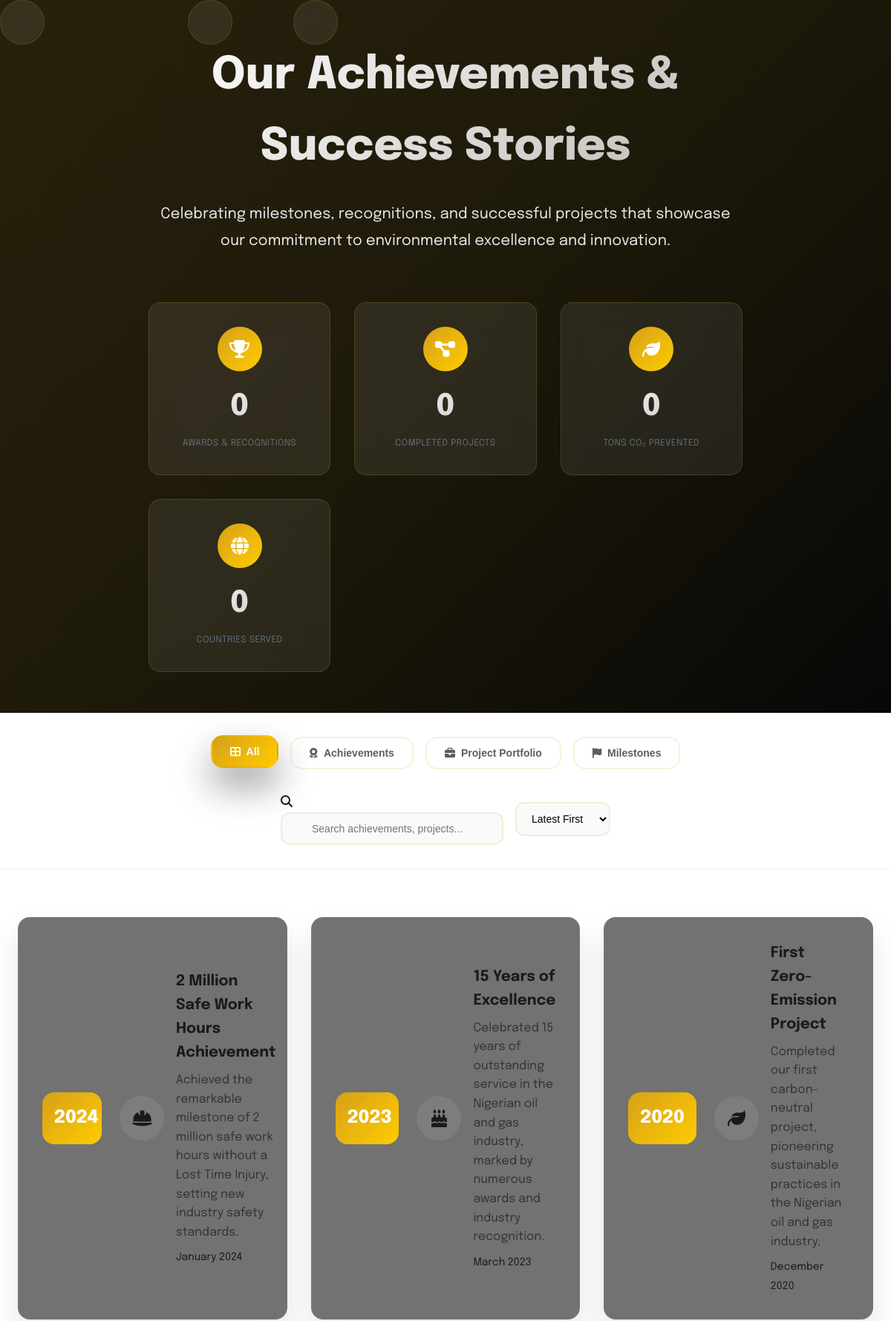
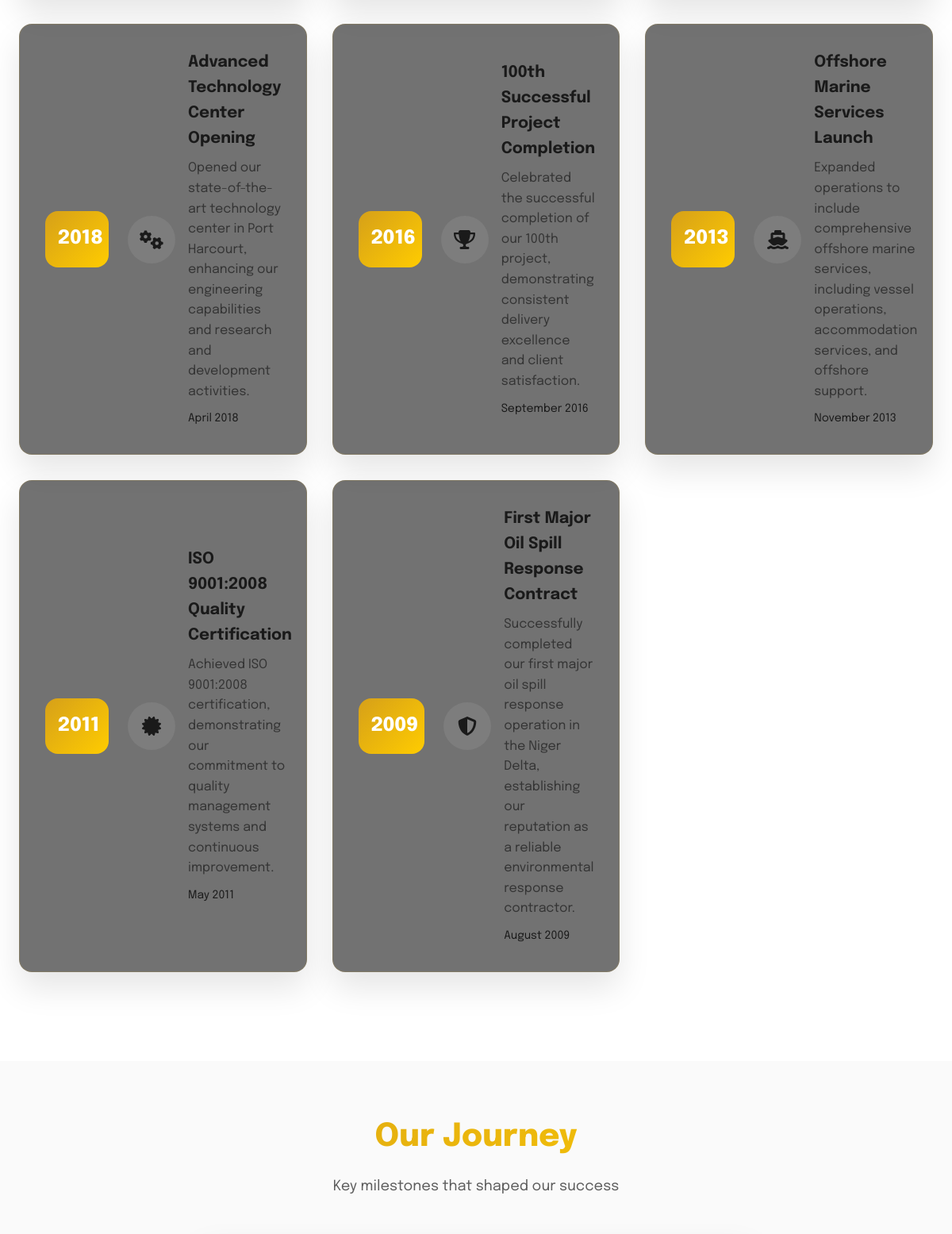
Page /achievements/ (upper part) on the committed database (2 pictures, top to bottom).
### axflo_app/models.py (models this page shows, shortened)
class CompanyMilestone(models.Model):
    title = models.CharField(max_length=200)
    description = models.TextField()
    milestone_date = models.DateField()
    milestone_year = models.IntegerField()
    icon = models.CharField(max_length=50, blank=True, help_text="Font Awesome icon class")
    image = models.ImageField(upload_to='milestones/', blank=True)
    display_order = models.IntegerField(default=0)
    featured = models.BooleanField(default=False)
    class Meta:
        ordering = ['-milestone_date']

### axflo_app/views.py (the view)
# urls.py: path('achievements/', views.achievements, name='achievements'),
def achievements(request):
    from django.db.models import Count, Q
    featured_achievements = Achievement.objects.filter(
        status='ACTIVE',
        featured=True
    ).select_related('category').order_by('display_order', '-achievement_date')[:3]
    achievements = Achievement.objects.filter(
        status='ACTIVE'
    ).select_related('category').order_by('-achievement_date', 'display_order')
    portfolio_projects = ProjectPortfolio.objects.filter(
        status__in=['FEATURED', 'STANDARD']
    ).order_by('-completion_date', 'display_order')
    milestones = CompanyMilestone.objects.all().order_by('-milestone_date', 'display_order')
    featured_milestones = milestones.filter(featured=True)[:5]
    total_achievements = achievements.count()
    completed_projects = portfolio_projects.filter(status='STANDARD').count() + portfolio_projects.filter(status='FEATURED').count()
    environmental_impact = 0
    for achievement in achievements:
        if achievement.impact_metrics and 'co2_reduced' in achievement.impact_metrics:
            try:
                environmental_impact += int(achievement.impact_metrics['co2_reduced'])
            except (ValueError, TypeError):
                pass
    for project in portfolio_projects:
        if project.environmental_impact and 'co2_prevented' in project.environmental_impact:
            try:
                environmental_impact += int(project.environmental_impact['co2_prevented'])
            except (ValueError, TypeError):
                pass
    countries_served = 15  # This could be calculated from project locations
    achievements_json = json.dumps([{
        'id': achievement.id,
        'title': achievement.title,
        'description': achievement.description,
        'short_description': achievement.short_description,
        'achievement_type': achievement.achievement_type,
        'category': {
            'name': achievement.category.name,
            'color': achievement.category.color,
            'icon': achievement.category.icon
        },
        'achievement_date': achievement.achievement_date.isoformat(),
        'featured_image': achievement.featured_image.url if achievement.featured_image else None,
        'impact_metrics': achievement.impact_metrics,
        'external_link': achievement.external_link,
        'featured': achievement.featured
    } for achievement in achievements], cls=DjangoJSONEncoder)
    portfolio_json = json.dumps([{
        'id': project.id,
        'title': project.title,
        'client': project.client,
        'location': project.location,
        'project_type': project.project_type,
        'brief_description': project.brief_description,
        'completion_date': project.completion_date.isoformat() if project.completion_date else None,
        'featured_image': project.featured_image.url if project.featured_image else None,
        'key_statistics': project.key_statistics,
        'status': project.status,
        'duration_months': project.duration_months
    } for project in portfolio_projects], cls=DjangoJSONEncoder)
    milestones_json = json.dumps([{
        'id': milestone.id,
        'title': milestone.title,
        'description': milestone.description,
        'milestone_date': milestone.milestone_date.isoformat(),
        'milestone_year': milestone.milestone_year,
        'icon': milestone.icon,
        'featured': milestone.featured
    } for milestone in milestones], cls=DjangoJSONEncoder)
    context = {
        'featured_achievements': featured_achievements,
        'achievements': achievements,
        'portfolio_projects': portfolio_projects,
        'milestones': milestones,
        'featured_milestones': featured_milestones,
        'total_achievements': total_achievements,
        'completed_projects': completed_projects,
        'environmental_impact': environmental_impact,
        'countries_served': countries_served,
        'achievements_json': achievements_json,
        'portfolio_json': portfolio_json,
        'milestones_json': milestones_json,
    }
    return render(request, 'axflo_app/achievements.html', context)

### axflo_app/templates/axflo_app/achievements.html (shortened to what this page needs)
{% extends 'base.html' %}
{% load static %}
{% block extra_css %}
<link rel="stylesheet" href="{% static 'axflo_app/css/achievements.css' %}">
{% endblock %}
{% block content %}
<section class="achievements-hero">
    <div class="hero-background">
        <div class="floating-elements"></div>
    </div>
    <div class="container">
        <div class="hero-content" data-aos="fade-up">
            <h1 class="hero-title">Our Achievements & Success Stories</h1>
            <p class="hero-subtitle">
                Celebrating milestones, recognitions, and successful projects that showcase
                our commitment to environmental excellence and innovation.
            </p>
        </div>
        <div class="stats-grid" data-aos="fade-up" data-aos-delay="200">
            <div class="stat-card">
                <div class="stat-icon">
                    <i class="fas fa-trophy"></i>
                </div>
                <div class="stat-content">
                    <h3 class="stat-number" data-target="{{ total_achievements }}">0</h3>
                    <p class="stat-label">Awards & Recognitions</p>
                </div>
            </div>
            <div class="stat-card">
                <div class="stat-icon">
                    <i class="fas fa-project-diagram"></i>
                </div>
                <div class="stat-content">
                    <h3 class="stat-number" data-target="{{ completed_projects }}">0</h3>
                    <p class="stat-label">Completed Projects</p>
                </div>
            </div>
            <div class="stat-card">
                <div class="stat-icon">
                    <i class="fas fa-leaf"></i>
                </div>
                <div class="stat-content">
                    <h3 class="stat-number" data-target="{{ environmental_impact }}">0</h3>
                    <p class="stat-label">Tons CO₂ Prevented</p>
                </div>
            </div>
            <div class="stat-card">
                <div class="stat-icon">
                    <i class="fas fa-globe"></i>
                </div>
                <div class="stat-content">
                    <h3 class="stat-number" data-target="{{ countries_served }}">0</h3>
                    <p class="stat-label">Countries Served</p>
                </div>
            </div>
        </div>
    </div>
</section>
<section class="filter-section">
    <div class="container">
        <div class="filter-tabs" data-aos="fade-up">
            <button class="filter-btn active" data-filter="all">
                <i class="fas fa-th-large"></i>
                <span>All</span>
            </button>
            <button class="filter-btn" data-filter="achievements">
                <i class="fas fa-award"></i>
                <span>Achievements</span>
            </button>
            <button class="filter-btn" data-filter="portfolio">
                <i class="fas fa-briefcase"></i>
                <span>Project Portfolio</span>
            </button>
            <button class="filter-btn" data-filter="milestones">
                <i class="fas fa-flag"></i>
                <span>Milestones</span>
            </button>
        </div>
        <div class="controls-section" data-aos="fade-up" data-aos-delay="100">
            <div class="search-box">
                <i class="fas fa-search"></i>
                <input type="text" id="searchInput" placeholder="Search achievements, projects...">
            </div>
            <div class="sort-dropdown">
                <select id="sortSelect">
                    <option value="date-desc">Latest First</option>
                </select>
            </div>
        </div>
    </div>
</section>
<section class="content-section">
    <div class="container">
        <div class="achievements-grid" id="achievementsGrid">
            {% for milestone in milestones %}
            <div class="milestone-card" data-category="milestones" data-date="{{ milestone.milestone_date|date:'Y-m-d' }}" data-name="{{ milestone.title|lower }}">
                <div class="milestone-year">
                    <span class="year">{{ milestone.milestone_year }}</span>
                </div>
                <div class="milestone-content">
                    <div class="milestone-icon">
                        <i class="fas {{ milestone.icon|default:'fa-flag' }}"></i>
                    </div>
                    <div class="milestone-info">
                        <h3 class="milestone-title">{{ milestone.title }}</h3>
                        <p class="milestone-description">{{ milestone.description|truncatewords:25 }}</p>
                        <span class="milestone-date">{{ milestone.milestone_date|date:"F Y" }}</span>
                    </div>
                </div>
            </div>
            {% endfor %}
        </div>
    </div>
</section>
<section class="timeline-section">
    <div class="container">
        <div class="section-header" data-aos="fade-up">
            <h2 class="section-title">Our Journey</h2>
            <p class="section-subtitle">Key milestones that shaped our success</p>
        </div>
    </div>
</section>
      <link rel="stylesheet" href="https://cdnjs.cloudflare.com/ajax/libs/aos/2.3.4/aos.css">
{% endblock %}

### axflo_app/static/axflo_app/css/base.css (style rules this page uses)
:root { --primary-gold: #d6a019; --primary-gold-light: #ffcc00; --bg-dark: #0a0a0a; --bg-light: #fafafa; --bg-glass: rgba(255, 255, 255, 0.08); --bg-glass-hover: rgba(255, 255, 255, 0.12); --text-primary: #1a1a1a; --text-secondary: rgba(26, 26, 26, 0.7); --text-tertiary: rgba(26, 26, 26, 0.5); --text-dark: #000000; --text-white: #ffffff; --text-light-alpha: rgba(255, 255, 255, 0.9); --text-light-secondary: rgba(255, 255, 255, 0.7); --border-glass: rgba(214, 160, 25, 0.3); --shadow-primary: 0 20px 40px rgba(0, 0, 0, 0.1); --shadow-hover: 0 25px 50px rgba(0, 0, 0, 0.4); --blur-amount: 20px; --transition: all 0.6s cubic-bezier(0.25, 0.46, 0.45, 0.94); --transition-smooth: all 0.4s cubic-bezier(0.25, 0.46, 0.45, 0.94); --transition-bounce: all 0.6s cubic-bezier(0.68, -0.55, 0.265, 1.55); --background: rgb(214, 160, 25); --hover-color: #ffcc00; --primary-gradient: rgba(0, 0, 0, 0.8); --secondary-gradient: rgba(0, 0, 0, 1); --shadow-color: rgba(0, 0, 0, 0.3); --overlay-color: rgba(0, 0, 0, 0.5); --accent-glow: rgba(214, 160, 25, 0.3); --glass-border: rgba(214, 160, 25, 0.2); --news-section-bg: #141414; --card-bg: rgba(20, 20, 20, 0.6); --card-border: rgba(214, 160, 25, 0.15); --gradient-overlay: linear-gradient(135deg, rgba(214, 160, 25, 0.1) 0%, rgba(0, 0, 0, 0.3) 100%); --gradient-mesh: linear-gradient(135deg, rgba(214, 160, 25, 0.15) 0%, rgba(255, 204, 0, 0.08) 50%, rgba(0, 0, 0, 0.3) 100%); --footer-bg: rgb(214, 160, 25); --footer-text: #000; --footer-link-hover: rgb(214, 160, 25); --footer-border: #fff; }
* { margin: 0; padding: 0; box-sizing: border-box; }
body { font-family: 'Epilogue', sans-serif; line-height: 1.6; color: var(--text-primary); background: var(--bg-light); overflow-x: hidden; }
.container { max-width: 1400px; margin: 0 auto; padding: 0 2rem; }
.stat-number { font-size: 1.5rem; font-weight: 700; color: var(--text-primary); display: block; }
.stat-label { font-size: 0.875rem; color: rgba(255, 255, 255, 0.8); margin-top: 0.25rem; }

### rows in the picture
CompanyMilestone: milestone_year "2024", title "2 Million Safe Work Hours Achievement", description "Achieved the remarkable milestone of 2 million safe work hours without a Lost Time Injury, setting new industry safety standards.", milestone_date "January 2024"
CompanyMilestone: milestone_year "2023", title "15 Years of Excellence", description "Celebrated 15 years of outstanding service in the Nigerian oil and gas industry, marked by numerous awards and industry recognition.", milestone_date "March 2023"
CompanyMilestone: milestone_year "2020", title "First Zero-Emission Project", description "Completed our first carbon-neutral project, pioneering sustainable practices in the Nigerian oil and gas industry.", milestone_date "December 2020"
CompanyMilestone: milestone_year "2018", title "Advanced Technology Center Opening", description "Opened our state-of-the-art technology center in Port Harcourt, enhancing our engineering capabilities and research and development activities.", milestone_date "April 2018"
CompanyMilestone: milestone_year "2016", title "100th Successful Project Completion", description "Celebrated the successful completion of our 100th project, demonstrating consistent delivery excellence and client satisfaction.", milestone_date "September 2016"
CompanyMilestone: milestone_year "2013", title "Offshore Marine Services Launch", description "Expanded operations to include comprehensive offshore marine services, including vessel operations, accommodation services, and offshore support.", milestone_date "November 2013"
CompanyMilestone: milestone_year "2011", title "ISO 9001:2008 Quality Certification", description "Achieved ISO 9001:2008 certification, demonstrating our commitment to quality management systems and continuous improvement.", milestone_date "May 2011"
CompanyMilestone: milestone_year "2009", title "First Major Oil Spill Response Contract", description "Successfully completed our first major oil spill response operation in the Niger Delta, establishing our reputation as a reliable environmental response contractor.", milestone_date "August 2009"
